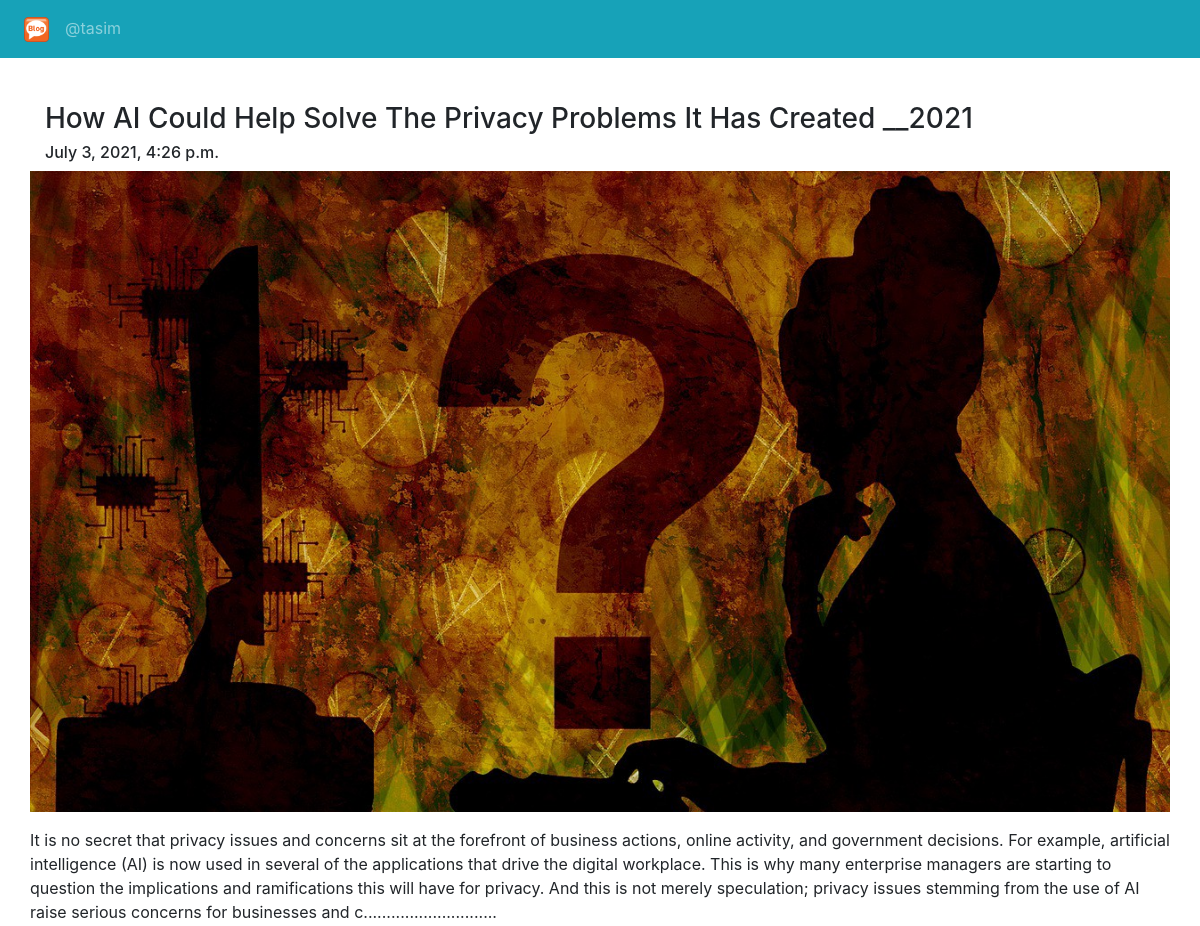
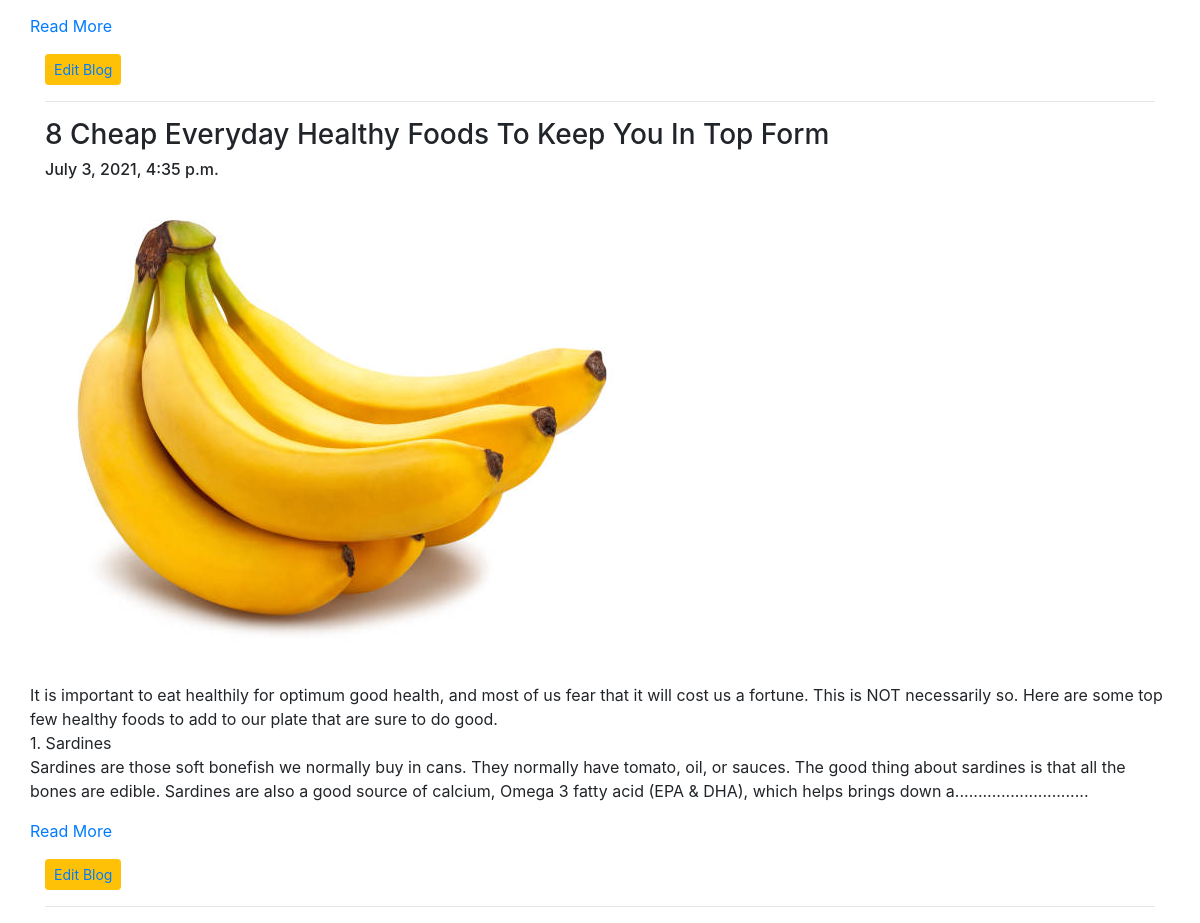
Page /blog/myblogs/ (signed in) on the committed database (2 pictures, top to bottom).
### App_Blog/models.py (models this page shows, shortened)
class Blog(models.Model):
    author = models.ForeignKey(User, on_delete=models.CASCADE, related_name='post_author')
    blog_title = models.CharField(max_length=264, verbose_name='Put a title')
    slug = models.SlugField(max_length=264, unique=True)
    blog_content = models.TextField(verbose_name="What is your mind?")
    blog_image = models.ImageField(upload_to='blog_images', verbose_name='Image')
    publish_date = models.DateTimeField(auto_now_add=True)
    update_date = models.DateTimeField(auto_now=True)

### App_Blog/views.py (the view)
# urls.py: path('myblogs/', views.MyBlogs.as_view(), name='my_blogs'),
class MyBlogs(LoginRequiredMixin, TemplateView):
    template_name = 'App_Blog/my_blog.html'

### App_Login/templatetags/custom_filter.py (called while the page is built)
def range_filter(value):
    return value[0:500] + "............................."

### templates/App_Blog/my_blog.html (shortened to what this page needs)
{% extends 'base.html' %}
{% load crispy_forms_tags %}
{% load custom_filter %}
{% block body_block %}
    <br>
{% for blog in user.post_author.all %}
    <h3>{{ blog.blog_title }}</h3>
    <h6>{{ blog.publish_date }}</h6>
    <div class="row">
    <div class="cal-sm-2">
         <img src="/media/{{ blog.blog_image }}" width="100%">
    </div>
    <div class="cal-sm-10">
      <p>{{ blog.blog_content |range_filter|linebreaks }}<a href="{% url 'App_blog:blog_details' blog_title=blog.blog_title %}">Read More</a></p>
    </div>
    </div>
    <button type="submit" class='btn btn-warning btn-sm'><a href="{% url 'App_blog:edit_blog' pk=blog.pk %}">Edit Blog</a></button>
    <hr>
{% endfor %}
{% endblock %}

### templates/base.html (shortened to what this page needs)
<!DOCTYPE html>
<html lang="en">
<head>
  <link rel="stylesheet" href="https://maxcdn.bootstrapcdn.com/bootstrap/4.4.1/css/bootstrap.min.css">
  <link href="https://maxcdn.bootstrapcdn.com/font-awesome/4.7.0/css/font-awesome.min.css" rel="stylesheet">
</head>
<body>
<nav class="navbar navbar-expand-lg navbar-dark bg-info">
      <ul class="navbar-nav">
        <li class="nav-item">
          <a class="nav-link active" aria-current="page" href="{% url 'index' %}"><img src="/media/logo.png" width="25px"></a>
        </li>
          {% if user.is_authenticated %}
               <div class="nav-item dropdown">
                    <a class="nav-link dropdown-toggel" href="" id="navbardrop" data-toggle="dropdown">@{{ user.username }}</a>
               </div>
          {% endif %}
      </ul>
</nav>
<div class="container" style="padding-top: 20px">
    {% block body_block %}
    {% endblock %}
</div>
</body>
</html>

### rows in the picture
Blog: blog_title "How AI Could Help Solve The Privacy Problems It Has Created __2021", publish_date "July 3, 2021, 4:26 p.m.", blog_image (picture), blog_content|range_filter "It is no secret that privacy issues and concerns sit at the forefront of business actions, online activity, and government decisions. For example, artificial intelligence (AI) is now used in several of the applications that drive the digital workplace. This is why many enterprise managers are starting to question the implications and ramifications this will have for privacy. And this is not merely speculation; privacy issues stemming from the use of AI raise serious concerns for businesses and c............................."
Blog: blog_title "8 Cheap Everyday Healthy Foods To Keep You In Top Form", publish_date "July 3, 2021, 4:35 p.m.", blog_image (picture), blog_content|range_filter "It is important to eat healthily for optimum good health, and most of us fear that it will cost us a fortune. This is NOT necessarily so. Here are some top few healthy foods to add to our plate that are sure to do good. 1. Sardines Sardines are those soft bonefish we normally buy in cans. They normally have tomato, oil, or sauces. The good thing about sardines is that all the bones are edible. Sardines are also a good source of calcium, Omega 3 fatty acid (EPA & DHA), which helps brings down a............................."

### other values in the picture
{{ user.username }} "tasim"
